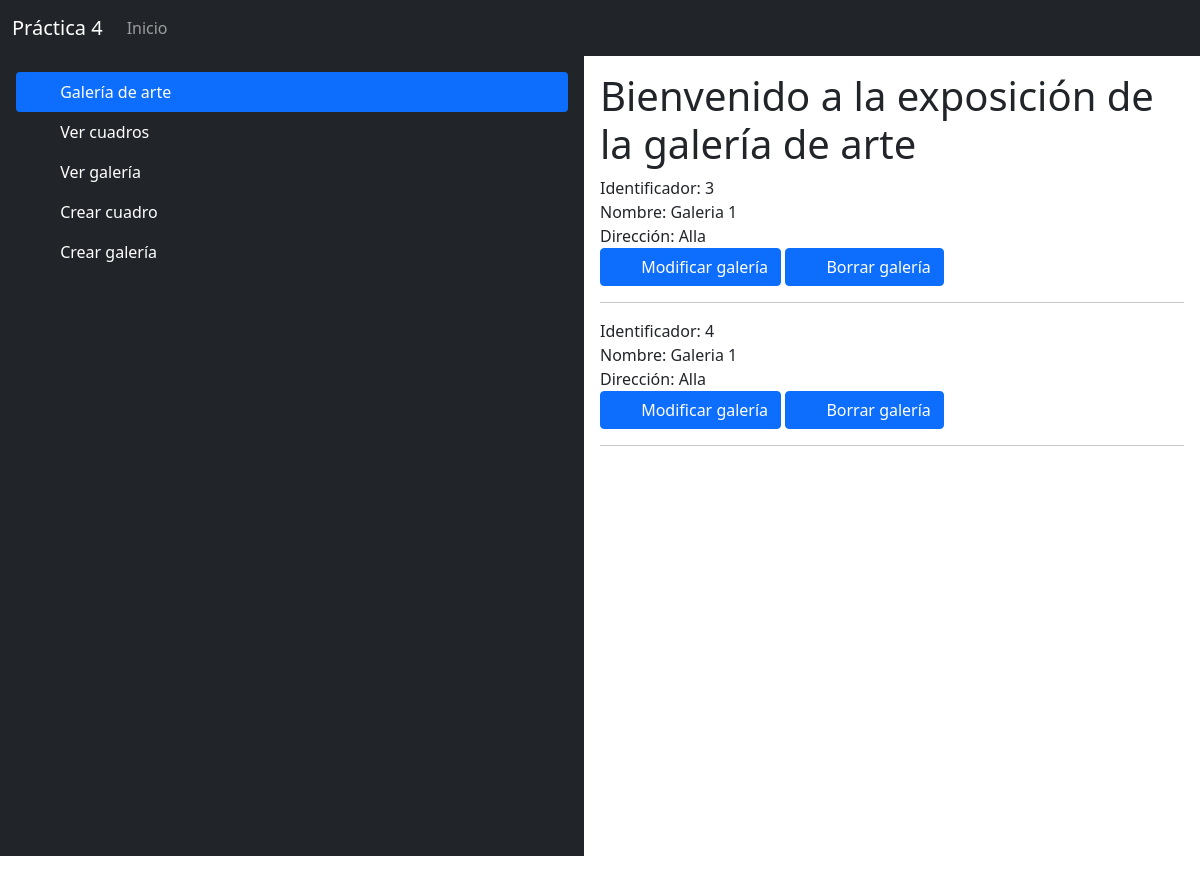
/ver_galeria, run on an earlier commit of the app's database.
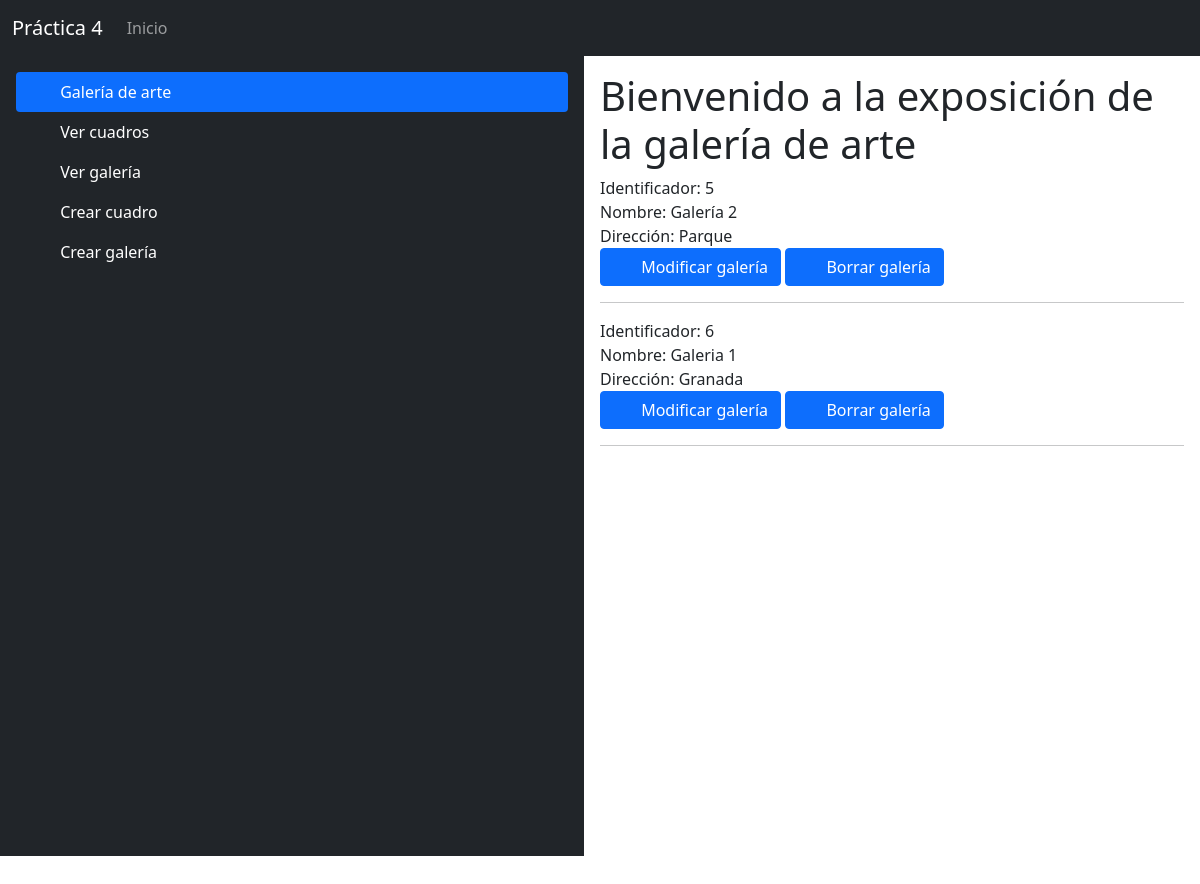
And on a later commit of the database.
### galerias/models.py (models this page shows, shortened)
class Galeria(models.Model):
    nombre = models.CharField(max_length=200)
    direccion = models.CharField(max_length=100)

### galerias/views.py (the view)
# urls.py: path('ver_galeria', views.ver_galeria, name="ver_galeria"),
def ver_galeria(request):
    galerias = Galeria.objects.all()
    return render(request, 'ver_galeria.html', {"galerias":galerias})

### galerias/templates/ver_galeria.html
{% extends 'index.html' %}
{% block contenido %}
    {% for galeria in galerias %}
        Identificador: {{ galeria.id }}
        <br>
        Nombre: {{ galeria.nombre }}
        <br>
        Dirección: {{ galeria.direccion }}
        <br>
        <a href="./modificar_galeria/{{ galeria.id }}" class="btn btn-primary">
            <svg class="bi me-2" width="16" height="16"></svg>
            Modificar galería
        </a>
        <a href="./borrar_galeria/{{ galeria.id }}" class="btn btn-primary">
            <svg class="bi me-2" width="16" height="16"></svg>
            Borrar galería
        </a>
        <hr>
    {% endfor %}
{% endblock %}

What changed in the data, as far as the page shows it:
removed Galeria: id "3", nombre "Galeria 1", direccion "Alla"
removed Galeria: id "4", nombre "Galeria 1", direccion "Alla"
added Galeria: id "5", nombre "Galería 2", direccion "Parque"
added Galeria: id "6", nombre "Galeria 1", direccion "Granada"
